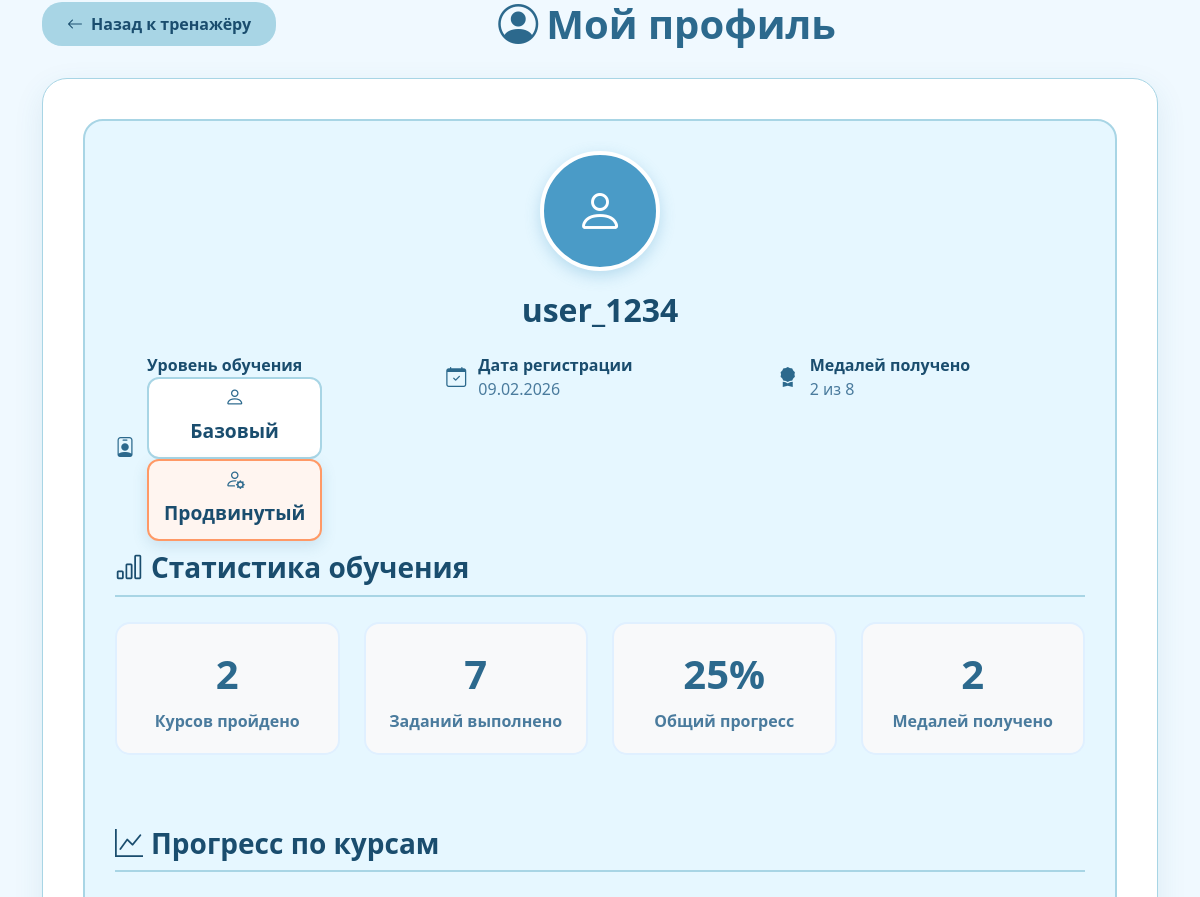
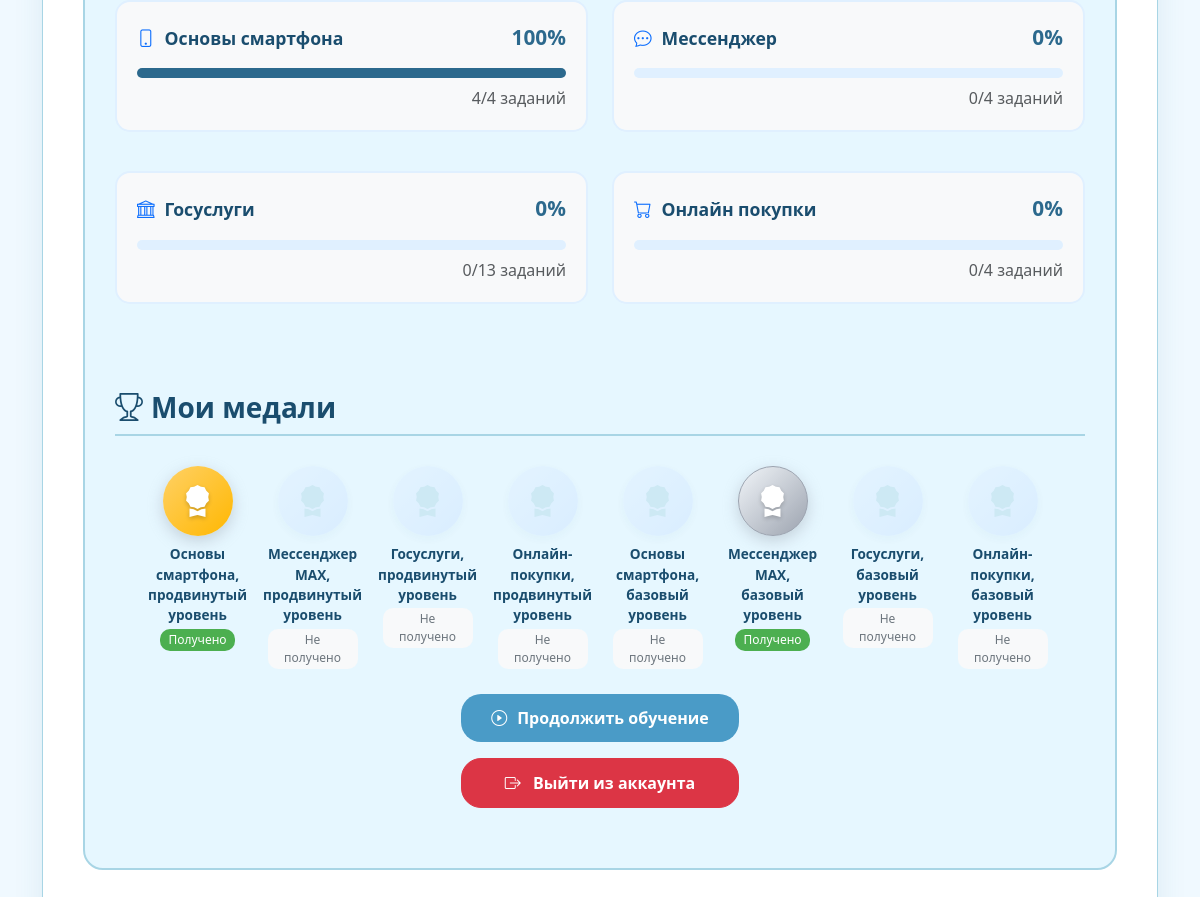
The page /account (signed in) on the database as committed earlier (2 pictures, top to bottom).
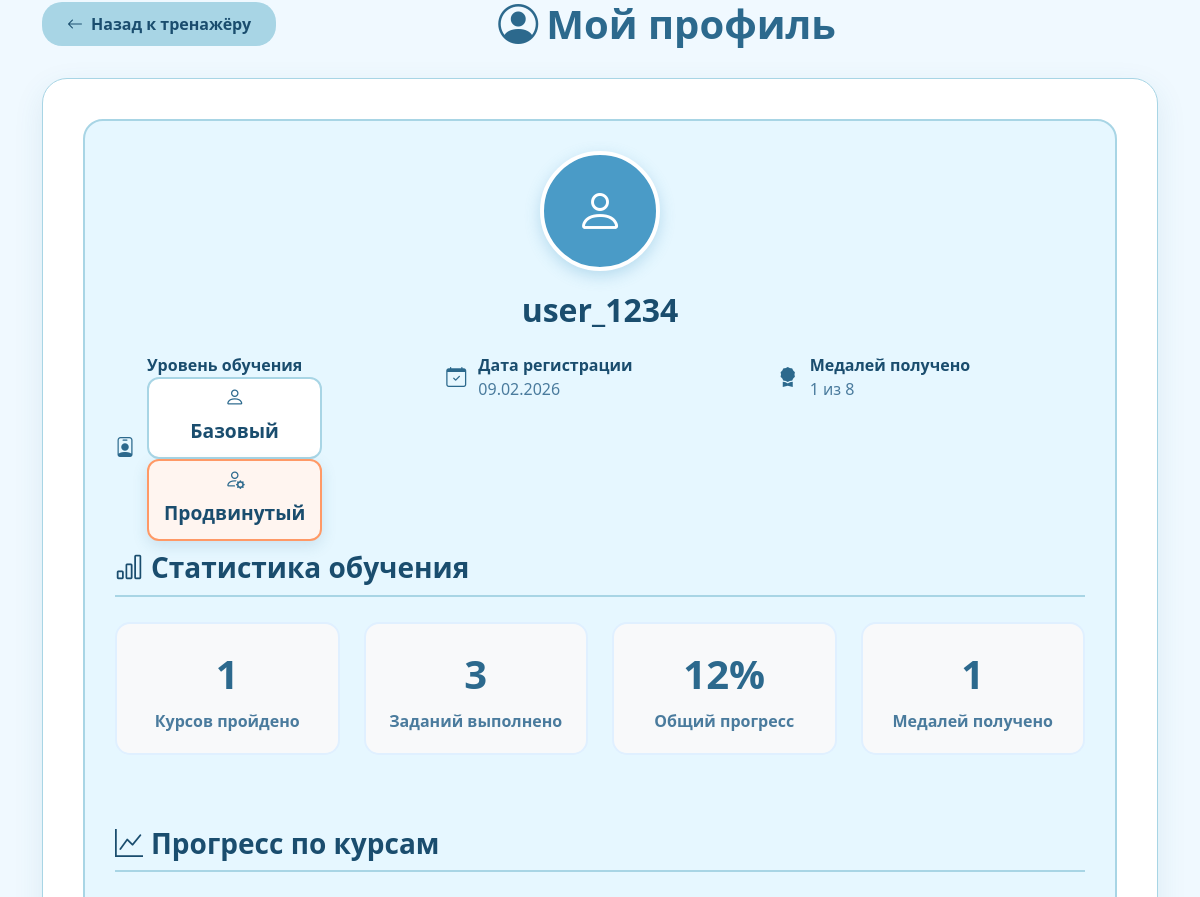
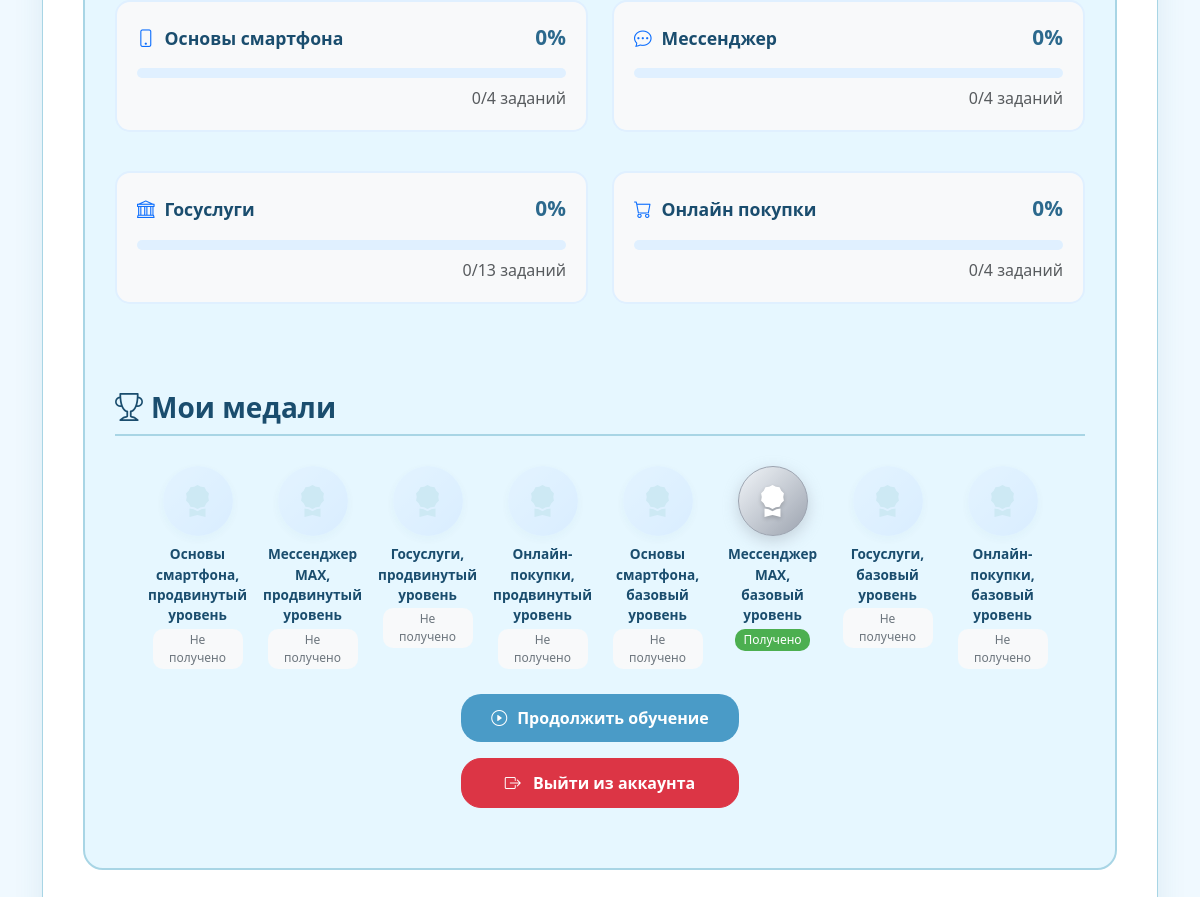
The same page on the database as committed later (2 pictures, top to bottom).
### data/users.py (models this page shows, shortened)
class User(SqlAlchemyBase, UserMixin):
    __tablename__ = 'users'
    id = sqlalchemy.Column(sqlalchemy.Integer,
                           primary_key=True, autoincrement=True)
    name = sqlalchemy.Column(sqlalchemy.String, unique=True, nullable=False)
    level = sqlalchemy.Column(sqlalchemy.String, nullable=True)
    hashed_password = sqlalchemy.Column(sqlalchemy.String, nullable=True)
    created_date = sqlalchemy.Column(sqlalchemy.DateTime,
                                     default=datetime.datetime.now)
    progress_basic = sqlalchemy.Column(sqlalchemy.String, nullable=True, default='0000')
    progress_advanced = sqlalchemy.Column(sqlalchemy.String, nullable=True, default='0000')

### main.py (the view)
@app.route('/account')
@login_required
def account():
    name = current_user.name
    level = current_user.level
    created_date = current_user.created_date
    formatted_date = created_date.strftime('%d.%m.%Y')
    medals = current_user.progress_basic.count('1') + current_user.progress_advanced.count('1')
    basic = current_user.progress_basic
    advanced = current_user.progress_advanced
    if level == 'basic':
        first = int(current_user.progress_basic[0])
        second = int(current_user.progress_basic[1])
        third = int(current_user.progress_basic[2])
        fourth = int(current_user.progress_basic[3])
        levelrus = "Базовый"
    else:
        first = int(current_user.progress_advanced[0])
        second = int(current_user.progress_advanced[1])
        third = int(current_user.progress_advanced[2])
        fourth = int(current_user.progress_advanced[3])
        levelrus = "Продвинутый"
    progress = str(round((basic.count('1') + advanced.count('1')) * 12.5)) + '%'
    tasks = int(basic[0]) * 2 + int(basic[1]) * 3 + int(basic[2]) * 2 + int(basic[3]) * 4 + int(advanced[0]) * 4 + int(advanced[1]) * 4 + int(advanced[2]) * 3 + int(advanced[3]) * 7
    return render_template('account.html',
                           name=name, level=level, levelrus=levelrus, first=first, second=second, third=third,
                           fourth=fourth,
                           created_date=formatted_date, progress=progress, medals=medals, basic=basic,
                           advanced=advanced, tasks=tasks)

### data/db_session.py (called while the page is built)
def create_session() -> Session:
    global __factory
    return __factory()

### main.py (called while the page is built)
@login_manager.user_loader
def load_user(user_id):
    db_sess = db_session.create_session()
    try:
        return db_sess.query(User).get(int(user_id))
    finally:
        db_sess.close()

### templates/account.html (shortened to what the changed rows need)
<!DOCTYPE html>
<html lang="ru">
<head>
    <link href="https://cdn.jsdelivr.net/npm/bootstrap@5.3.0/dist/css/bootstrap.min.css" rel="stylesheet">
    <link rel="stylesheet" href="https://cdn.jsdelivr.net/npm/bootstrap-icons@1.11.1/font/bootstrap-icons.css">
</head>
<body>
<div class="container">
    <div class="d-flex justify-content-between align-items-center mb-4">
        <h1 class="text-center mb-0" style="color: #2c698d; font-weight: 700;">
            <i class="bi bi-person-circle me-2"></i>Мой профиль
        </h1>
    </div>
    <div class="account-container">
        <div class="profile-card">
            <div class="avatar-large">
                <i class="bi bi-person"></i>
            </div>
            <h2 class="user-name">{{ name }}</h2>
            <div class="row mt-4">
                <div class="col-md-4">
                </div>
                <div class="col-md-4">
                </div>
                <div class="col-md-4">
                    <div class="user-detail">
                        <div>
                            <div class="fw-bold" style="color: #1a4d6e;">Медалей получено</div>
                            <div>{{ basic.count("1") + advanced.count("1") }} из 8</div>
                        </div>
                    </div>
                </div>
            </div>
            <h3 class="section-title">
                <i class="bi bi-bar-chart me-2"></i>Статистика обучения
            </h3>
            <div class="row mb-5">
                <div class="col-md-3 col-sm-6 mb-4">
                    <div class="stat-card">
                        <div class="stat-number">{{ basic.count("1") + advanced.count("1") }}</div>
                        <div class="stat-label">Курсов пройдено</div>
                    </div>
                </div>
                <div class="col-md-3 col-sm-6 mb-4">
                    <div class="stat-card">
                        <div class="stat-number">{{ tasks }}</div>
                        <div class="stat-label">Заданий выполнено</div>
                    </div>
                </div>
                <div class="col-md-3 col-sm-6 mb-4">
                    <div class="stat-card">
                        <div class="stat-number">{{ progress }}</div>
                        <div class="stat-label">Общий прогресс</div>
                    </div>
                </div>
                <div class="col-md-3 col-sm-6 mb-4">
                    <div class="stat-card">
                        <div class="stat-number">{{ medals }}</div>
                        <div class="stat-label">Медалей получено</div>
                    </div>
                </div>
            </div>
            <h3 class="section-title">
                <i class="bi bi-graph-up me-2"></i>Прогресс по курсам
            </h3>
            <div class="row mb-5">
                <div class="col-lg-6 mb-4">
                    <div class="progress-card">
                        <div class="course-header">
                            <div class="course-title">
                                <i class="bi bi-phone text-primary" style="color: #2c698d;"></i>
                                Основы смартфона
                            </div>
                            <div class="course-percent">{{ first * 100 }}%</div>
                        </div>
                        {% if first == 0 %}
                        <div class="progress">
                        </div>
                        {% else %}
                        <div class="progress-complete">
                        </div>
                        {% endif %}
                        {% if level == 'basic' %}
                        <div class="text-end text-muted">
                            {{ first * 2 }}/2 заданий
                        </div>
                        {% else %}
                        <div class="text-end text-muted">
                            {{ first * 4 }}/4 заданий
                        </div>
                        {% endif %}
                    </div>
                </div>
                <div class="col-lg-6 mb-4">
                </div>
                <div class="col-lg-6 mb-4">
                </div>
                <div class="col-lg-6 mb-4">
                </div>
            </div>
            <h3 class="section-title">
                <i class="bi bi-trophy me-2"></i>Мои медали
            </h3>
            <div class="medals-container">
                <div class="medal-item">
                    {% if advanced[0] == '1' %}
                    <div class="medal-icon earned">
                        <i class="bi bi-award-fill"></i>
                    </div>
                    <div class="medal-name">Основы смартфона, продвинутый уровень</div>
                    <span class="medal-status earned">Получено</span>
                    {% else %}
                    <div class="medal-icon not-earned">
                        <i class="bi bi-award-fill"></i>
                    </div>
                    <div class="medal-name">Основы смартфона, продвинутый уровень</div>
                    <span class="medal-status not-earned">Не получено</span>
                    {% endif %}
                </div>
                <div class="medal-item">
                </div>
                <div class="medal-item">
                </div>
                <div class="medal-item">
                </div>
                <div class="medal-item">
                </div>
                <div class="medal-item">
                </div>
                <div class="medal-item">
                </div>
                <div class="medal-item">
                </div>
                <div class="d-flex flex-column justify-content-center gap-3" style="max-width: 300px; margin: 0 auto;">
                </div>
            </div>
        </div>
</body>
</html>

Rows that differ between the two databases and show on the page:
changed User "user_1234": count "2" → "1"; progress_advanced "1000" → "0000" (drawn)
Other text that changed with them:
{{ tasks }}: "7" → "3"
{{ progress }}: "25%" → "12%"
{{ medals }}: "2" → "1"
{{ first * 100 }}: "100" → "0"
{{ first * 4 }}: "4" → "0"
text no longer shown: "Получено"
text now shown: "Не получено"
